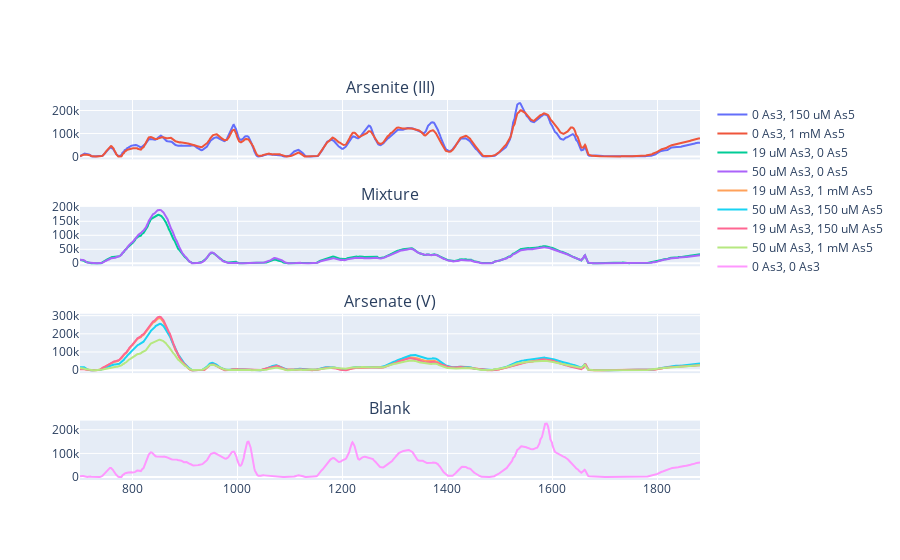

Notebook code cell kept with this figure:
### Code cell
reload(spectral)
ave_dict=spectral.Spectral(data, averaging_dict=groups).get()
# obj=spectral.View(ave_dict, data.columns.tolist())

spectral.Traces(ave_dict, data.columns.tolist(), selected_groups=myorder, set_dict=mysets).set_subplots()

### Figure 1 — Plotly figure (JSON) as saved in the notebook; plotly's stock layout.template omitted (floating-point values rounded to 4 significant figures; data arrays with more than 128 entries replaced by an {"elided": "..."} marker saying what was removed)
{"data": [{"name": "0 As3, 150 uM As5", "type": "scatter", "x": {"elided": "952 int values"}, "xaxis": "x", "y": {"elided": "952 float values"}, "yaxis": "y"}, {"name": "0 As3, 1 mM As5", "type": "scatter", "x": {"elided": "952 int values"}, "xaxis": "x", "y": {"elided": "952 float values"}, "yaxis": "y"}, {"name": "19 uM As3, 0 As5", "type": "scatter", "x": {"elided": "952 int values"}, "xaxis": "x2", "y": {"elided": "952 float values"}, "yaxis": "y2"}, {"name": "50 uM As3, 0 As5", "type": "scatter", "x": {"elided": "952 int values"}, "xaxis": "x2", "y": {"elided": "952 float values"}, "yaxis": "y2"}, {"name": "19 uM As3, 1 mM As5", "type": "scatter", "x": {"elided": "952 int values"}, "xaxis": "x3", "y": {"elided": "952 float values"}, "yaxis": "y3"}, {"name": "50 uM As3, 150 uM As5", "type": "scatter", "x": {"elided": "952 int values"}, "xaxis": "x3", "y": {"elided": "952 float values"}, "yaxis": "y3"}, {"name": "19 uM As3, 150 uM As5", "type": "scatter", "x": {"elided": "952 int values"}, "xaxis": "x3", "y": {"elided": "952 float values"}, "yaxis": "y3"}, {"name": "50 uM As3, 1 mM As5", "type": "scatter", "x": {"elided": "952 int values"}, "xaxis": "x3", "y": {"elided": "952 float values"}, "yaxis": "y3"}, {"name": "0 As3, 0 As3", "type": "scatter", "x": {"elided": "952 int values"}, "xaxis": "x4", "y": {"elided": "952 float values"}, "yaxis": "y4"}], "layout": {"annotations": [{"font": {"size": 16}, "showarrow": false, "text": "Arsenite (III)", "x": 0.5, "xanchor": "center", "xref": "paper", "y": 1, "yanchor": "bottom", "yref": "paper"}, {"font": {"size": 16}, "showarrow": false, "text": "Mixture", "x": 0.5, "xanchor": "center", "xref": "paper", "y": 0.7188, "yanchor": "bottom", "yref": "paper"}, {"font": {"size": 16}, "showarrow": false, "text": "Arsenate (V)", "x": 0.5, "xanchor": "center", "xref": "paper", "y": 0.4375, "yanchor": "bottom", "yref": "paper"}, {"font": {"size": 16}, "showarrow": false, "text": "Blank", "x": 0.5, "xanchor": "center", "xref": "paper", "y": 0.1562, "yanchor": "bottom", "yref": "paper"}], "xaxis": {"anchor": "y", "domain": [0, 1], "matches": "x4", "showticklabels": false}, "xaxis2": {"anchor": "y2", "domain": [0, 1], "matches": "x4", "showticklabels": false}, "xaxis3": {"anchor": "y3", "domain": [0, 1], "matches": "x4", "showticklabels": false}, "xaxis4": {"anchor": "y4", "domain": [0, 1]}, "yaxis": {"anchor": "x", "domain": [0.8438, 1]}, "yaxis2": {"anchor": "x2", "domain": [0.5625, 0.7188]}, "yaxis3": {"anchor": "x3", "domain": [0.2812, 0.4375]}, "yaxis4": {"anchor": "x4", "domain": [0, 0.1562]}}}
